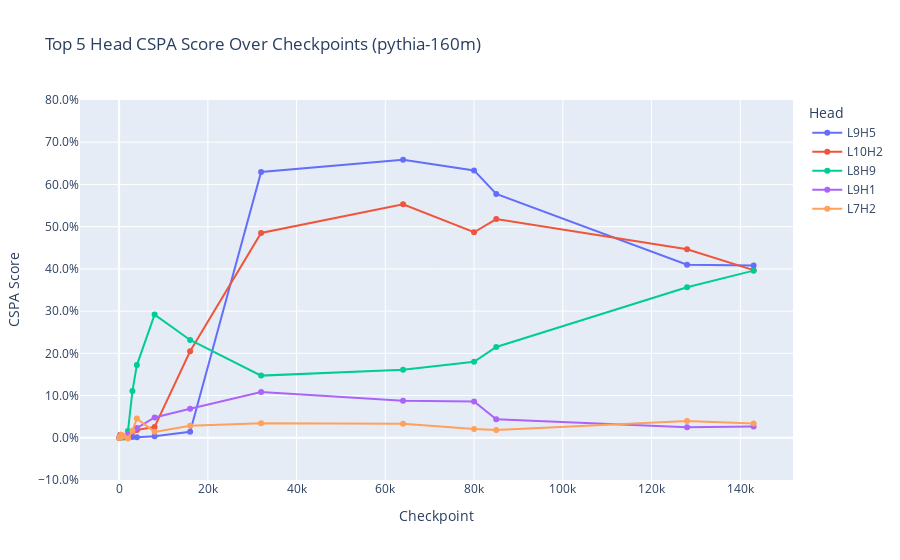
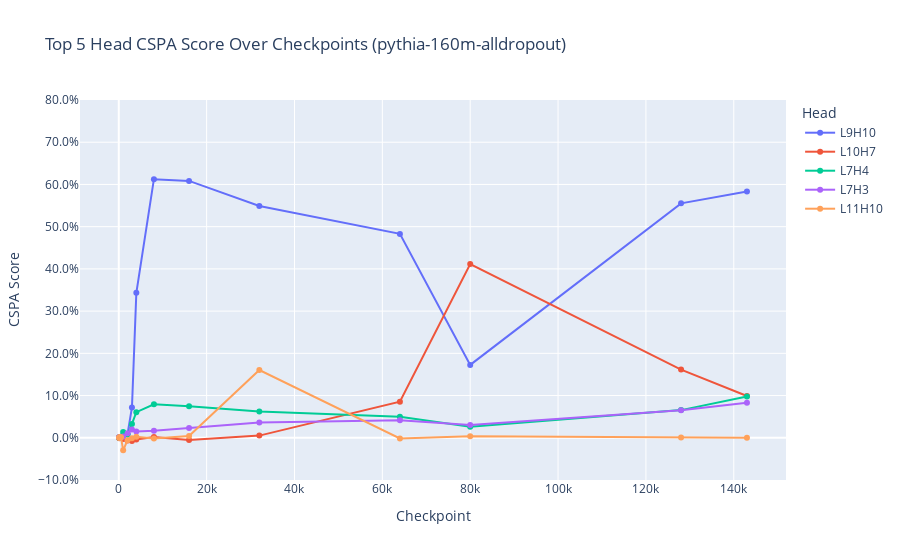
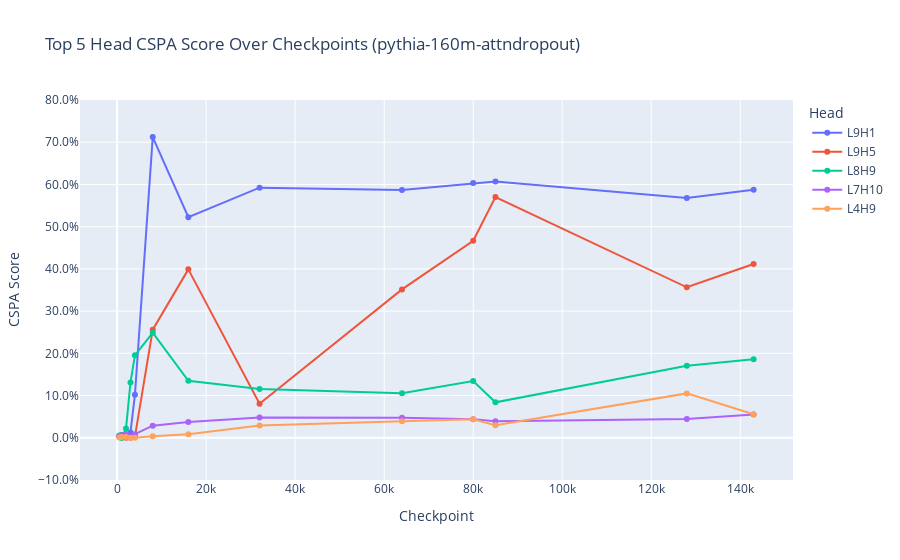
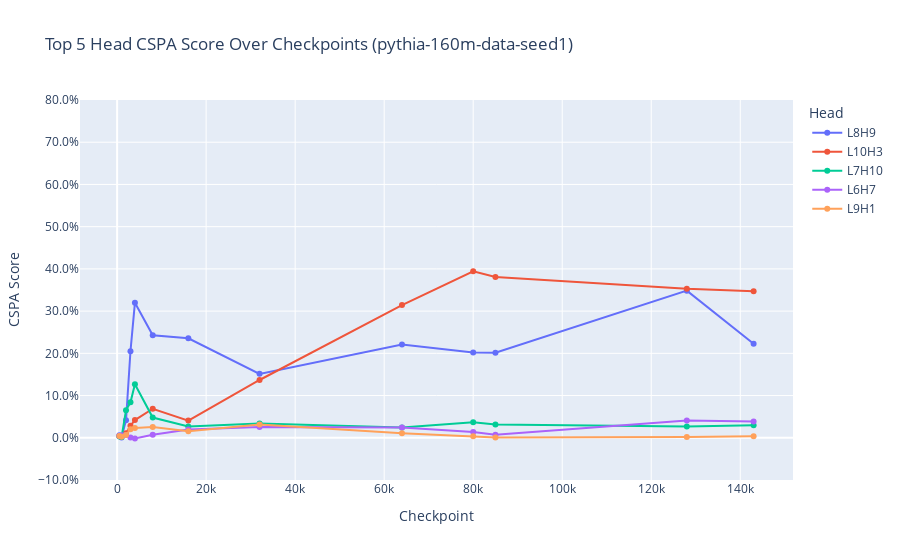

Here is the notebook cell these charts were saved with, in order:
### Code cell
target_directory = 'results/cspa'
loaded_checkpoints = load_checkpoints(target_directory)
loaded_checkpoints.sort(key=lambda x: x[0])
for model_shortname, checkpoints in loaded_checkpoints:
    print(f"Subfolder: {model_shortname}")

    model_df = format_cspa_data_for_plots(checkpoints)

    fig = px.line(model_df, x='Checkpoint', y='CSPA Score', color='Head', markers=True,
                title=f'Top 5 Head CSPA Score Over Checkpoints ({model_shortname})')
    
    fig.update_layout(
        yaxis=dict(range=[-0.1, 0.8], tickformat=".1%")
    )
    fig.show()

### Figure 1 — Plotly figure (JSON) as saved in the notebook; plotly's stock layout.template omitted (floating-point values rounded to 4 significant figures)
{"data": [{"hovertemplate": "Head=L9H5<br>Checkpoint=%{x}<br>CSPA Score=%{y}<extra></extra>", "legendgroup": "L9H5", "line": {"color": "#636efa", "dash": "solid"}, "marker": {"symbol": "circle"}, "mode": "lines+markers", "name": "L9H5", "orientation": "h", "showlegend": true, "type": "scatter", "x": [64, 128, 256, 512, 1000, 2000, 3000, 4000, 8000, 16000, 32000, 64000, 80000, 85000, 128000, 143000], "xaxis": "x", "y": [-0.0006315, 0.0007746, 0.001298, 0.002893, 0.002616, 0.0006479, 0.001864, 0.001489, 0.003501, 0.01407, 0.6293, 0.6584, 0.6333, 0.5775, 0.4101, 0.4079], "yaxis": "y"}, {"hovertemplate": "Head=L10H2<br>Checkpoint=%{x}<br>CSPA Score=%{y}<extra></extra>", "legendgroup": "L10H2", "line": {"color": "#EF553B", "dash": "solid"}, "marker": {"symbol": "circle"}, "mode": "lines+markers", "name": "L10H2", "orientation": "h", "showlegend": true, "type": "scatter", "x": [64, 128, 256, 512, 1000, 2000, 3000, 4000, 8000, 16000, 32000, 64000, 80000, 85000, 128000, 143000], "xaxis": "x", "y": [8.863e-05, 0.0002532, 0.007072, 0.002852, 0.001265, 0.002677, 0.01361, 0.01865, 0.02573, 0.2049, 0.4851, 0.5528, 0.4868, 0.5179, 0.4464, 0.397], "yaxis": "y"}, {"hovertemplate": "Head=L8H9<br>Checkpoint=%{x}<br>CSPA Score=%{y}<extra></extra>", "legendgroup": "L8H9", "line": {"color": "#00cc96", "dash": "solid"}, "marker": {"symbol": "circle"}, "mode": "lines+markers", "name": "L8H9", "orientation": "h", "showlegend": true, "type": "scatter", "x": [64, 128, 256, 512, 1000, 2000, 3000, 4000, 8000, 16000, 32000, 64000, 80000, 85000, 128000, 143000], "xaxis": "x", "y": [9.131e-05, 0.0004188, 0.0005718, 0.005336, 0.0007033, 0.01633, 0.1106, 0.1722, 0.2918, 0.2316, 0.1472, 0.1609, 0.1802, 0.2152, 0.3564, 0.3959], "yaxis": "y"}, {"hovertemplate": "Head=L9H1<br>Checkpoint=%{x}<br>CSPA Score=%{y}<extra></extra>", "legendgroup": "L9H1", "line": {"color": "#ab63fa", "dash": "solid"}, "marker": {"symbol": "circle"}, "mode": "lines+markers", "name": "L9H1", "orientation": "h", "showlegend": true, "type": "scatter", "x": [64, 128, 256, 512, 1000, 2000, 3000, 4000, 8000, 16000, 32000, 64000, 80000, 85000, 128000, 143000], "xaxis": "x", "y": [0.0003997, 0.001021, 0.001237, 0.004509, 0.002738, 0.007716, 0.01443, 0.02312, 0.04816, 0.06897, 0.1084, 0.08778, 0.08606, 0.04371, 0.02488, 0.02689], "yaxis": "y"}, {"hovertemplate": "Head=L7H2<br>Checkpoint=%{x}<br>CSPA Score=%{y}<extra></extra>", "legendgroup": "L7H2", "line": {"color": "#FFA15A", "dash": "solid"}, "marker": {"symbol": "circle"}, "mode": "lines+markers", "name": "L7H2", "orientation": "h", "showlegend": true, "type": "scatter", "x": [64, 128, 256, 512, 1000, 2000, 3000, 4000, 8000, 16000, 32000, 64000, 80000, 85000, 128000, 143000], "xaxis": "x", "y": [-6.431e-05, 6.619e-05, 0.0005421, 0.007427, 0.003939, -0.001744, 0.01677, 0.04538, 0.01399, 0.02853, 0.03469, 0.033, 0.02101, 0.01826, 0.03972, 0.03384], "yaxis": "y"}], "layout": {"legend": {"title": {"text": "Head"}, "tracegroupgap": 0}, "title": {"text": "Top 5 Head CSPA Score Over Checkpoints (pythia-160m)"}, "xaxis": {"anchor": "y", "domain": [0, 1], "title": {"text": "Checkpoint"}}, "yaxis": {"anchor": "x", "domain": [0, 1], "range": [-0.1, 0.8], "tickformat": ".1%", "title": {"text": "CSPA Score"}}}}

### Figure 2 — Plotly figure (JSON) as saved in the notebook; plotly's stock layout.template omitted (floating-point values rounded to 4 significant figures)
{"data": [{"hovertemplate": "Head=L9H10<br>Checkpoint=%{x}<br>CSPA Score=%{y}<extra></extra>", "legendgroup": "L9H10", "line": {"color": "#636efa", "dash": "solid"}, "marker": {"symbol": "circle"}, "mode": "lines+markers", "name": "L9H10", "orientation": "h", "showlegend": true, "type": "scatter", "x": [64, 128, 256, 512, 1000, 2000, 3000, 4000, 8000, 16000, 32000, 64000, 80000, 128000, 143000], "xaxis": "x", "y": [0.0009135, 0.0003782, 0.0004931, 0.002083, 0.006201, 0.009318, 0.07184, 0.3435, 0.6124, 0.6083, 0.5488, 0.4829, 0.1727, 0.5552, 0.5834], "yaxis": "y"}, {"hovertemplate": "Head=L10H7<br>Checkpoint=%{x}<br>CSPA Score=%{y}<extra></extra>", "legendgroup": "L10H7", "line": {"color": "#EF553B", "dash": "solid"}, "marker": {"symbol": "circle"}, "mode": "lines+markers", "name": "L10H7", "orientation": "h", "showlegend": true, "type": "scatter", "x": [64, 128, 256, 512, 1000, 2000, 3000, 4000, 8000, 16000, 32000, 64000, 80000, 128000, 143000], "xaxis": "x", "y": [0.0006616, -0.001042, 0.0005868, 0.0004749, -0.00298, -0.006299, -0.007623, -0.00381, 0.001756, -0.005452, 0.005139, 0.08559, 0.4116, 0.1615, 0.09905], "yaxis": "y"}, {"hovertemplate": "Head=L7H4<br>Checkpoint=%{x}<br>CSPA Score=%{y}<extra></extra>", "legendgroup": "L7H4", "line": {"color": "#00cc96", "dash": "solid"}, "marker": {"symbol": "circle"}, "mode": "lines+markers", "name": "L7H4", "orientation": "h", "showlegend": true, "type": "scatter", "x": [64, 128, 256, 512, 1000, 2000, 3000, 4000, 8000, 16000, 32000, 64000, 80000, 128000, 143000], "xaxis": "x", "y": [-4.78e-05, 0.0004951, 0.001658, 0.002548, 0.01352, 0.007733, 0.03286, 0.06073, 0.07914, 0.07487, 0.06202, 0.0499, 0.02587, 0.06553, 0.09788], "yaxis": "y"}, {"hovertemplate": "Head=L7H3<br>Checkpoint=%{x}<br>CSPA Score=%{y}<extra></extra>", "legendgroup": "L7H3", "line": {"color": "#ab63fa", "dash": "solid"}, "marker": {"symbol": "circle"}, "mode": "lines+markers", "name": "L7H3", "orientation": "h", "showlegend": true, "type": "scatter", "x": [64, 128, 256, 512, 1000, 2000, 3000, 4000, 8000, 16000, 32000, 64000, 80000, 128000, 143000], "xaxis": "x", "y": [0.001174, 0.0004353, 0.0001701, 0.001334, 0.003149, 0.01078, 0.01971, 0.01515, 0.01672, 0.02296, 0.03589, 0.04161, 0.03022, 0.06495, 0.0828], "yaxis": "y"}, {"hovertemplate": "Head=L11H10<br>Checkpoint=%{x}<br>CSPA Score=%{y}<extra></extra>", "legendgroup": "L11H10", "line": {"color": "#FFA15A", "dash": "solid"}, "marker": {"symbol": "circle"}, "mode": "lines+markers", "name": "L11H10", "orientation": "h", "showlegend": true, "type": "scatter", "x": [64, 128, 256, 512, 1000, 2000, 3000, 4000, 8000, 16000, 32000, 64000, 80000, 128000, 143000], "xaxis": "x", "y": [0.0004441, -0.0005922, 0.002102, 0.00135, -0.0297, -0.005605, -0.00123, 0.002681, -0.001882, 0.004132, 0.1604, -0.001761, 0.003353, 0.0005768, 0.0001857], "yaxis": "y"}], "layout": {"legend": {"title": {"text": "Head"}, "tracegroupgap": 0}, "title": {"text": "Top 5 Head CSPA Score Over Checkpoints (pythia-160m-alldropout)"}, "xaxis": {"anchor": "y", "domain": [0, 1], "title": {"text": "Checkpoint"}}, "yaxis": {"anchor": "x", "domain": [0, 1], "range": [-0.1, 0.8], "tickformat": ".1%", "title": {"text": "CSPA Score"}}}}

### Figure 3 — Plotly figure (JSON) as saved in the notebook; plotly's stock layout.template omitted (floating-point values rounded to 4 significant figures)
{"data": [{"hovertemplate": "Head=L9H1<br>Checkpoint=%{x}<br>CSPA Score=%{y}<extra></extra>", "legendgroup": "L9H1", "line": {"color": "#636efa", "dash": "solid"}, "marker": {"symbol": "circle"}, "mode": "lines+markers", "name": "L9H1", "orientation": "h", "showlegend": true, "type": "scatter", "x": [512, 1000, 2000, 3000, 4000, 8000, 16000, 32000, 64000, 80000, 85000, 128000, 143000], "xaxis": "x", "y": [0.004399, 0.0065, 0.007642, 0.01255, 0.1018, 0.7122, 0.5222, 0.5923, 0.5866, 0.6032, 0.607, 0.568, 0.5874], "yaxis": "y"}, {"hovertemplate": "Head=L9H5<br>Checkpoint=%{x}<br>CSPA Score=%{y}<extra></extra>", "legendgroup": "L9H5", "line": {"color": "#EF553B", "dash": "solid"}, "marker": {"symbol": "circle"}, "mode": "lines+markers", "name": "L9H5", "orientation": "h", "showlegend": true, "type": "scatter", "x": [512, 1000, 2000, 3000, 4000, 8000, 16000, 32000, 64000, 80000, 85000, 128000, 143000], "xaxis": "x", "y": [0.003412, 0.003692, 0.0001809, 0.000313, 0.002799, 0.2561, 0.3989, 0.08075, 0.3515, 0.4667, 0.5701, 0.3565, 0.4115], "yaxis": "y"}, {"hovertemplate": "Head=L8H9<br>Checkpoint=%{x}<br>CSPA Score=%{y}<extra></extra>", "legendgroup": "L8H9", "line": {"color": "#00cc96", "dash": "solid"}, "marker": {"symbol": "circle"}, "mode": "lines+markers", "name": "L8H9", "orientation": "h", "showlegend": true, "type": "scatter", "x": [512, 1000, 2000, 3000, 4000, 8000, 16000, 32000, 64000, 80000, 85000, 128000, 143000], "xaxis": "x", "y": [0.005649, -0.000542, 0.02214, 0.1306, 0.1953, 0.249, 0.135, 0.1155, 0.1055, 0.1343, 0.084, 0.1704, 0.1862], "yaxis": "y"}, {"hovertemplate": "Head=L7H10<br>Checkpoint=%{x}<br>CSPA Score=%{y}<extra></extra>", "legendgroup": "L7H10", "line": {"color": "#ab63fa", "dash": "solid"}, "marker": {"symbol": "circle"}, "mode": "lines+markers", "name": "L7H10", "orientation": "h", "showlegend": true, "type": "scatter", "x": [512, 1000, 2000, 3000, 4000, 8000, 16000, 32000, 64000, 80000, 85000, 128000, 143000], "xaxis": "x", "y": [0.003726, 0.002077, 0.009011, 0.001076, 0.008521, 0.02875, 0.03725, 0.04832, 0.0476, 0.04367, 0.03933, 0.04471, 0.05517], "yaxis": "y"}, {"hovertemplate": "Head=L4H9<br>Checkpoint=%{x}<br>CSPA Score=%{y}<extra></extra>", "legendgroup": "L4H9", "line": {"color": "#FFA15A", "dash": "solid"}, "marker": {"symbol": "circle"}, "mode": "lines+markers", "name": "L4H9", "orientation": "h", "showlegend": true, "type": "scatter", "x": [512, 1000, 2000, 3000, 4000, 8000, 16000, 32000, 64000, 80000, 85000, 128000, 143000], "xaxis": "x", "y": [0.0005627, 0.001922, 0.001686, -0.0001001, 0.0001437, 0.003609, 0.008299, 0.02934, 0.03893, 0.04379, 0.02971, 0.1051, 0.05584], "yaxis": "y"}], "layout": {"legend": {"title": {"text": "Head"}, "tracegroupgap": 0}, "title": {"text": "Top 5 Head CSPA Score Over Checkpoints (pythia-160m-attndropout)"}, "xaxis": {"anchor": "y", "domain": [0, 1], "title": {"text": "Checkpoint"}}, "yaxis": {"anchor": "x", "domain": [0, 1], "range": [-0.1, 0.8], "tickformat": ".1%", "title": {"text": "CSPA Score"}}}}

### Figure 4 — Plotly figure (JSON) as saved in the notebook; plotly's stock layout.template omitted (floating-point values rounded to 4 significant figures)
{"data": [{"hovertemplate": "Head=L8H9<br>Checkpoint=%{x}<br>CSPA Score=%{y}<extra></extra>", "legendgroup": "L8H9", "line": {"color": "#636efa", "dash": "solid"}, "marker": {"symbol": "circle"}, "mode": "lines+markers", "name": "L8H9", "orientation": "h", "showlegend": true, "type": "scatter", "x": [512, 1000, 2000, 3000, 4000, 8000, 16000, 32000, 64000, 80000, 85000, 128000, 143000], "xaxis": "x", "y": [0.00574, 0.0008336, 0.04166, 0.205, 0.3196, 0.2427, 0.2356, 0.1514, 0.2209, 0.2022, 0.2015, 0.3484, 0.2228], "yaxis": "y"}, {"hovertemplate": "Head=L10H3<br>Checkpoint=%{x}<br>CSPA Score=%{y}<extra></extra>", "legendgroup": "L10H3", "line": {"color": "#EF553B", "dash": "solid"}, "marker": {"symbol": "circle"}, "mode": "lines+markers", "name": "L10H3", "orientation": "h", "showlegend": true, "type": "scatter", "x": [512, 1000, 2000, 3000, 4000, 8000, 16000, 32000, 64000, 80000, 85000, 128000, 143000], "xaxis": "x", "y": [0.003725, 0.004203, 0.01069, 0.02849, 0.04195, 0.06871, 0.04064, 0.1369, 0.3143, 0.3941, 0.3809, 0.3532, 0.3473], "yaxis": "y"}, {"hovertemplate": "Head=L7H10<br>Checkpoint=%{x}<br>CSPA Score=%{y}<extra></extra>", "legendgroup": "L7H10", "line": {"color": "#00cc96", "dash": "solid"}, "marker": {"symbol": "circle"}, "mode": "lines+markers", "name": "L7H10", "orientation": "h", "showlegend": true, "type": "scatter", "x": [512, 1000, 2000, 3000, 4000, 8000, 16000, 32000, 64000, 80000, 85000, 128000, 143000], "xaxis": "x", "y": [0.003059, 0.001706, 0.06539, 0.08394, 0.1269, 0.0479, 0.02669, 0.03374, 0.02409, 0.03651, 0.03148, 0.02661, 0.02972], "yaxis": "y"}, {"hovertemplate": "Head=L6H7<br>Checkpoint=%{x}<br>CSPA Score=%{y}<extra></extra>", "legendgroup": "L6H7", "line": {"color": "#ab63fa", "dash": "solid"}, "marker": {"symbol": "circle"}, "mode": "lines+markers", "name": "L6H7", "orientation": "h", "showlegend": true, "type": "scatter", "x": [512, 1000, 2000, 3000, 4000, 8000, 16000, 32000, 64000, 80000, 85000, 128000, 143000], "xaxis": "x", "y": [0.004454, 0.005696, 0.006733, 0.0006909, -0.001719, 0.006936, 0.01942, 0.02567, 0.02433, 0.01352, 0.007302, 0.04099, 0.03846], "yaxis": "y"}, {"hovertemplate": "Head=L9H1<br>Checkpoint=%{x}<br>CSPA Score=%{y}<extra></extra>", "legendgroup": "L9H1", "line": {"color": "#FFA15A", "dash": "solid"}, "marker": {"symbol": "circle"}, "mode": "lines+markers", "name": "L9H1", "orientation": "h", "showlegend": true, "type": "scatter", "x": [512, 1000, 2000, 3000, 4000, 8000, 16000, 32000, 64000, 80000, 85000, 128000, 143000], "xaxis": "x", "y": [0.004471, 0.002437, 0.006563, 0.01999, 0.02342, 0.02551, 0.01574, 0.03128, 0.01054, 0.003765, 0.0006487, 0.00197, 0.003876], "yaxis": "y"}], "layout": {"legend": {"title": {"text": "Head"}, "tracegroupgap": 0}, "title": {"text": "Top 5 Head CSPA Score Over Checkpoints (pythia-160m-data-seed1)"}, "xaxis": {"anchor": "y", "domain": [0, 1], "title": {"text": "Checkpoint"}}, "yaxis": {"anchor": "x", "domain": [0, 1], "range": [-0.1, 0.8], "tickformat": ".1%", "title": {"text": "CSPA Score"}}}}
